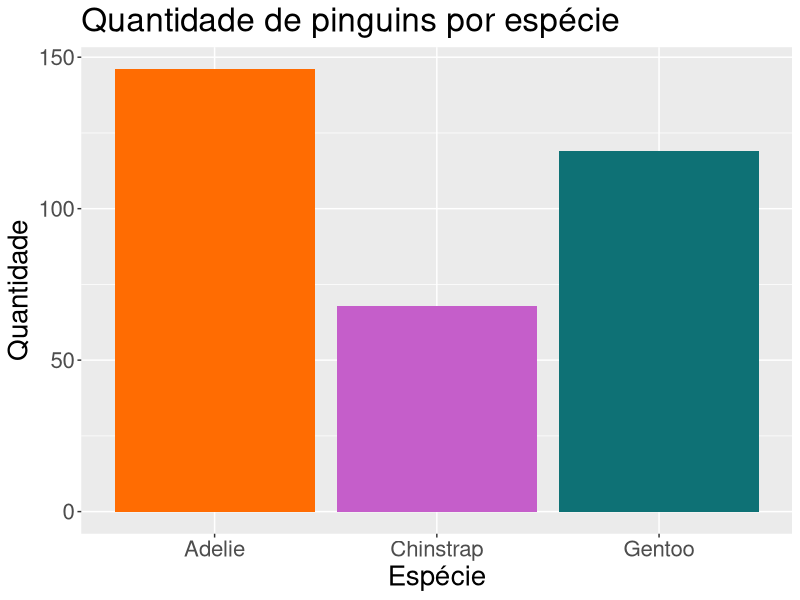
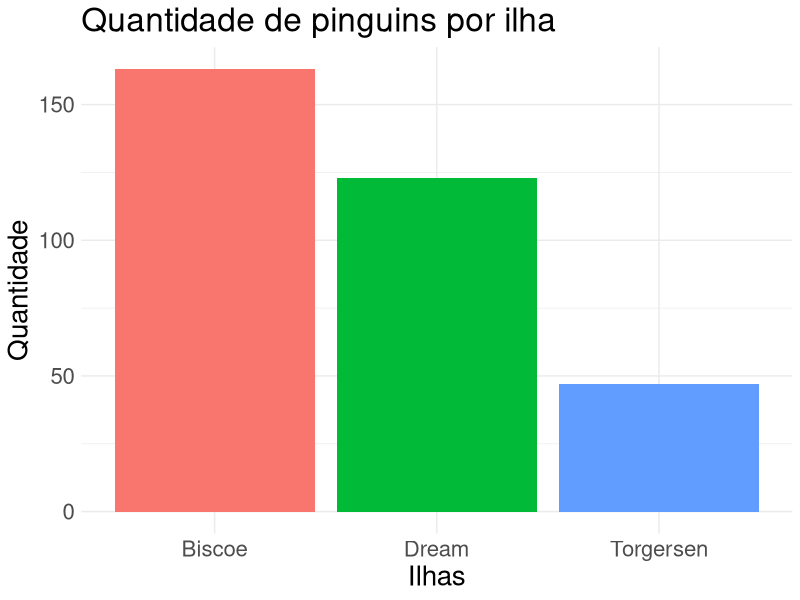
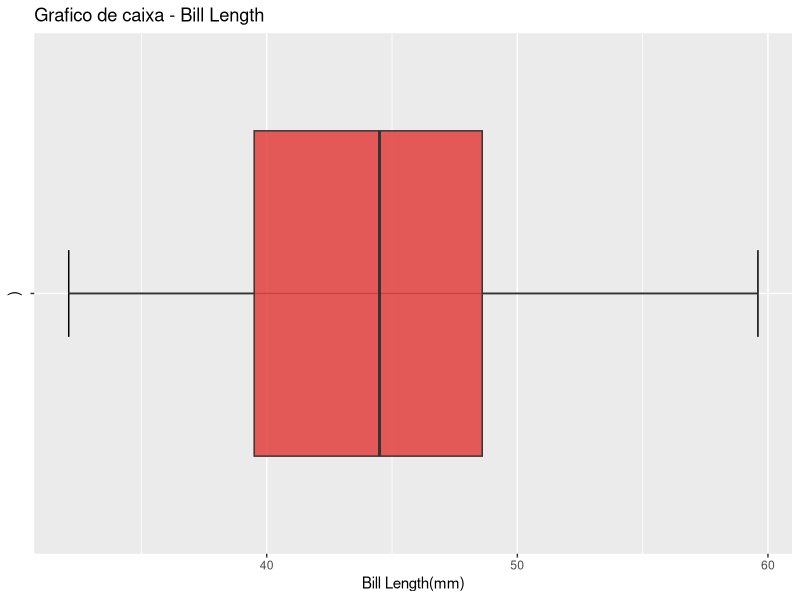
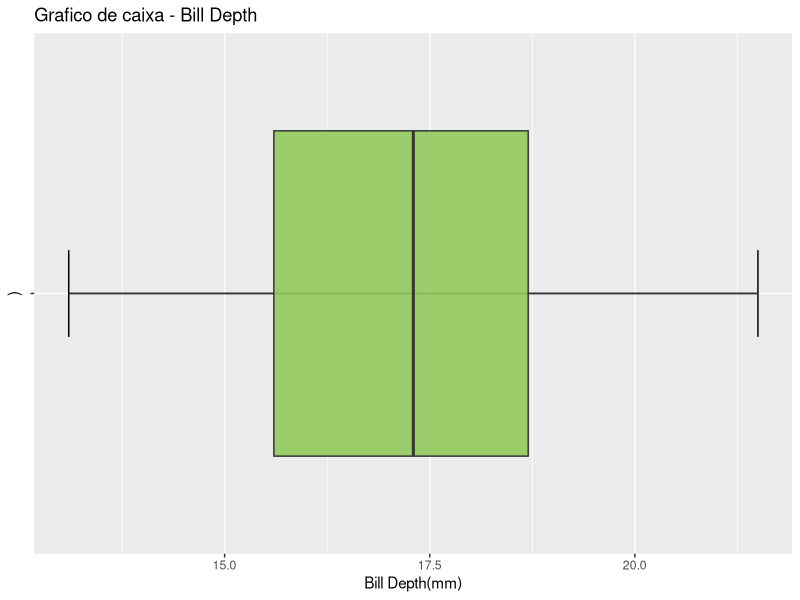
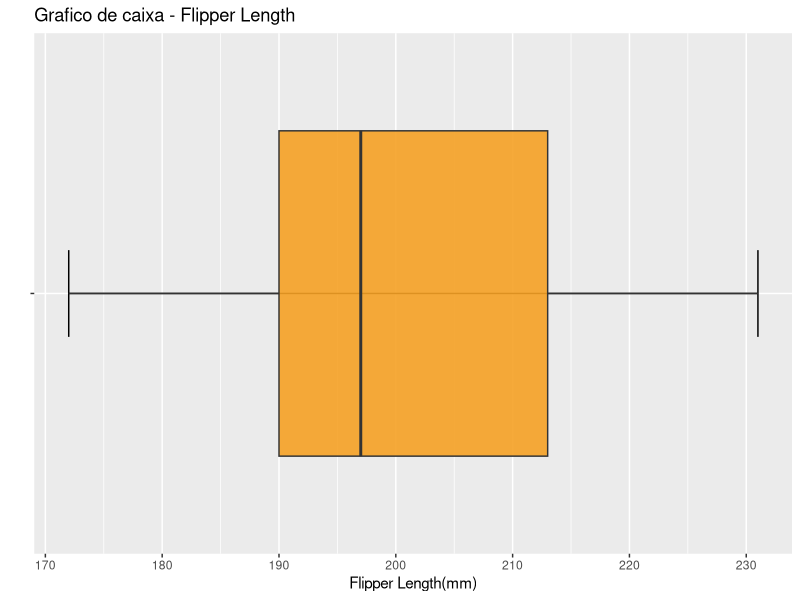
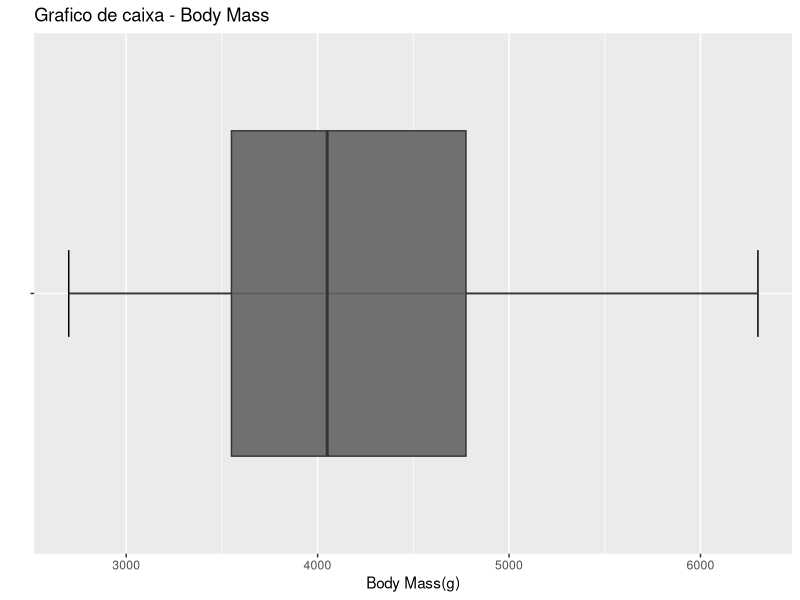
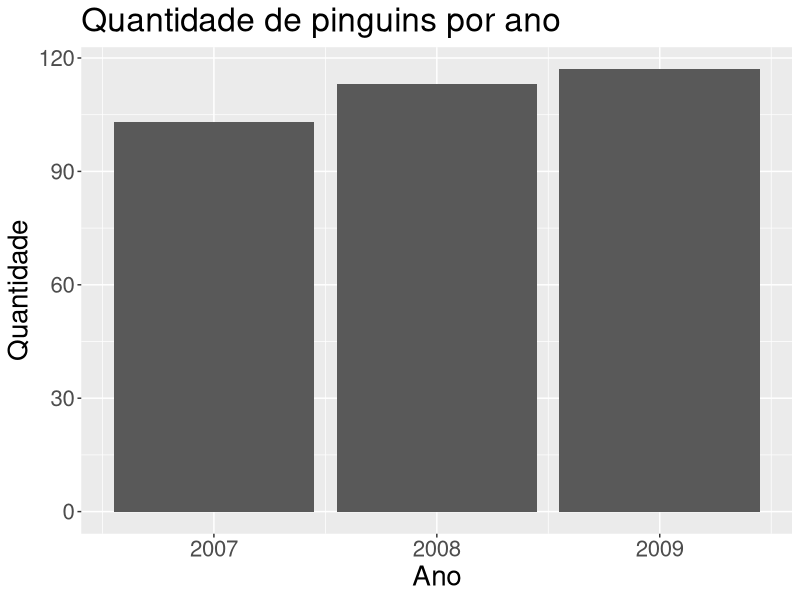
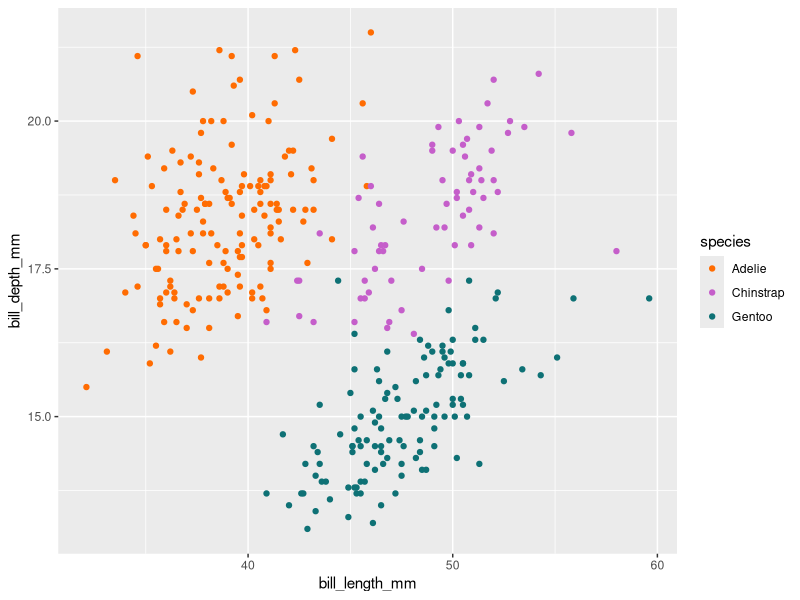

R code for these plots, in order:
#install.packages("palmerpenguins")
#pdf(".pdf")
#dev.off()

rm(list=ls()) 			# clean the working space
graphics.off()			# close all the graphic windows

library(ggplot2)
library(palmerpenguins)
penguins_data <-na.omit(penguins)

#Adelie: #ff6c02
#Chinstrap: #c55eca
#Gentoo: #0e7175
#3

#Gráfico de barra especies
#pdf(".pdf")
grafico_barras_species <- ggplot(penguins_data, aes(x=species, fill = species)) +
  geom_bar()+
  scale_fill_manual(values=c("#ff6c02", "#c55eca", "#0e7175"))+
  theme(legend.position="none")+
  theme(text = element_text(size = 20))+
  labs(title="Quantidade de pinguins por espécie",x="Espécie", y = "Quantidade")

grafico_barras_species
#dev.off()
#Grafico de barras ilhas
#pdf(".pdf")
grafico_barras_island <- ggplot(penguins_data, aes(x=island, fill = island)) +
  geom_bar()+
  theme_minimal()+
  theme(legend.position="none")+
  theme(text = element_text(size = 20))+
  labs(title="Quantidade de pinguins por ilha",x="Ilhas", y = "Quantidade")

grafico_barras_island
#dev.off()
#Grafico de caixa - Bill Length
box_plot_bill_length <- ggplot(penguins_data, aes(x = "", y = bill_length_mm)) +
  stat_boxplot(geom = "errorbar",
               width = 0.2) +
  geom_boxplot(fill = "#e14948",       
               outlier.colour = "red",
               alpha = 0.9) +
  coord_flip()+
  labs(title="Grafico de caixa - Bill Length",x=")", y = "Bill Length(mm)")
box_plot_bill_length 

#Grafico de caixa - Bill Depth
box_plot_bill_depth <- ggplot(penguins_data, aes(x = "", y = bill_depth_mm)) +
  stat_boxplot(geom = "errorbar",
               width = 0.2) +
  geom_boxplot(fill = "#91c95c",       
               outlier.colour = "red",
               alpha = 0.9) +
  coord_flip()+
  labs(title="Grafico de caixa - Bill Depth",x=")", y = "Bill Depth(mm)")

box_plot_bill_depth

#Grafico de caixa - Flipper Length
box_plot_flipper_length <- ggplot(penguins_data, aes(x = "", y = flipper_length_mm)) +
  stat_boxplot(geom = "errorbar",
               width = 0.2) +
  geom_boxplot(fill = "#f5a125",       
               outlier.colour = "red",
               alpha = 0.9) +
  coord_flip()+
  labs(title="Grafico de caixa - Flipper Length",x="", y = "Flipper Length(mm)")

box_plot_flipper_length

#Grafico de caixa - Body Mass
box_plot_body_mass <- ggplot(penguins_data, aes(x = "", y = body_mass_g)) +
  stat_boxplot(geom = "errorbar",
               width = 0.2) +
  geom_boxplot(fill = "#626463",       
               outlier.colour = "red",
               alpha = 0.9) +
  coord_flip()+
  labs(title="Grafico de caixa - Body Mass",x="", y = "Body Mass(g)")

box_plot_body_mass

#Grafico de barra ano
grafico_barras_ano <- ggplot(penguins_data, aes(x=year)) +
  geom_bar()+
  theme(text = element_text(size = 20))+
  labs(title="Quantidade de pinguins por ano",x="Ano", y = "Quantidade")

grafico_barras_ano


#Analise bivariada 
#x = Bill_length
bill_length_depth <- ggplot(penguins_data, aes(x=bill_length_mm, y=bill_depth_mm,color=species)) + 
  geom_point()+
  scale_color_manual(values=c("#ff6c02", "#c55eca", "#0e7175"))
bill_length_depth

bill_length_flipper_length <- ggplot(penguins_data, aes(x=bill_length_mm, y=flipper_length_mm,color=species))+ 
  geom_point()+
  scale_color_manual(values=c("#ff6c02", "#c55eca", "#0e7175"))
bill_length_flipper_length

bill_length_body_mass <- ggplot(penguins_data, aes(x=bill_length_mm, y=body_mass_g,color=species))+
  geom_point()+
  scale_color_manual(values=c("#ff6c02", "#c55eca", "#0e7175"))
bill_length_body_mass

#x = bill_depth

bill_depth_flipper_length <- ggplot(penguins_data, aes(x=bill_depth_mm, y=flipper_length_mm,color=species))+ 
  geom_point()+
  scale_color_manual(values=c("#ff6c02", "#c55eca", "#0e7175"))

bill_depth_flipper_length

bill_depth_body_mass <- ggplot(penguins_data, aes(x=bill_depth_mm, y=body_mass_g,color=species))+
  geom_point()+
  scale_color_manual(values=c("#ff6c02", "#c55eca", "#0e7175"))
bill_depth_body_mass

#flipper length
flipper_length_body_mass <- ggplot(penguins_data, aes(x=flipper_length_mm, y=body_mass_g,color=species))+
  geom_point()+
  scale_color_manual(values=c("#ff6c02", "#c55eca", "#0e7175"))
flipper_length_body_mass

#Tabela indicadores

media_bill_length_mm <- mean(penguins_data$bill_length_mm)
Q1_bill_length_mm <- quantile(penguins_data$bill_length_mm,0.25, type=2)
mediana_bill_length_mm <- median(penguins_data$bill_length_mm)
Q3_bill_length_mm <- quantile(penguins_data$bill_length_mm,0.75, type=2)


media_bill_depth_mm <- mean(penguins_data$bill_depth_mm)
Q1_bill_depth_mm <- quantile(penguins_data$bill_depth_mm,0.25, type=2)
mediana_bill_depth_mm <- median(penguins_data$bill_depth_mm)
Q3_bill_depth_mm <- quantile(penguins_data$bill_depth_mm,0.75, type=2)

media_flipper_length_mm <- mean(penguins_data$flipper_length_mm)
Q1_flipper_length_mm <- quantile(penguins_data$flipper_length_mm,0.25, type=2)
mediana_flipper_length_mm <- median(penguins_data$flipper_length_mm)
Q3_flipper_length_mm <- quantile(penguins_data$flipper_length_mm,0.75, type=2)

media_body_mass_g <- mean(penguins_data$body_mass_g)
Q1_body_mass_g <- quantile(penguins_data$body_mass_g,0.25, type=2)
mediana_body_mass_g <- median(penguins_data$body_mass_g)
Q3_body_mass_g <- quantile(penguins_data$body_mass_g,0.75, type=2)


indicadores <- data.frame(Indicadores=c('bill_length_mm','bill_depth_mm','flipper_length_mm',"body_mass_g"),
                          Medias=c(media_bill_length_mm,media_bill_depth_mm,media_flipper_length_mm,media_body_mass_g),
                          Primeiro_Quartil=c(Q1_bill_length_mm,Q1_bill_depth_mm,Q1_flipper_length_mm,Q1_body_mass_g),
                          Medianas=c(mediana_bill_length_mm,mediana_bill_depth_mm,mediana_flipper_length_mm,mediana_body_mass_g),
                          Terceiro_Quartil=c(Q3_bill_length_mm,Q3_bill_depth_mm,Q3_flipper_length_mm,Q3_body_mass_g))
indicadores